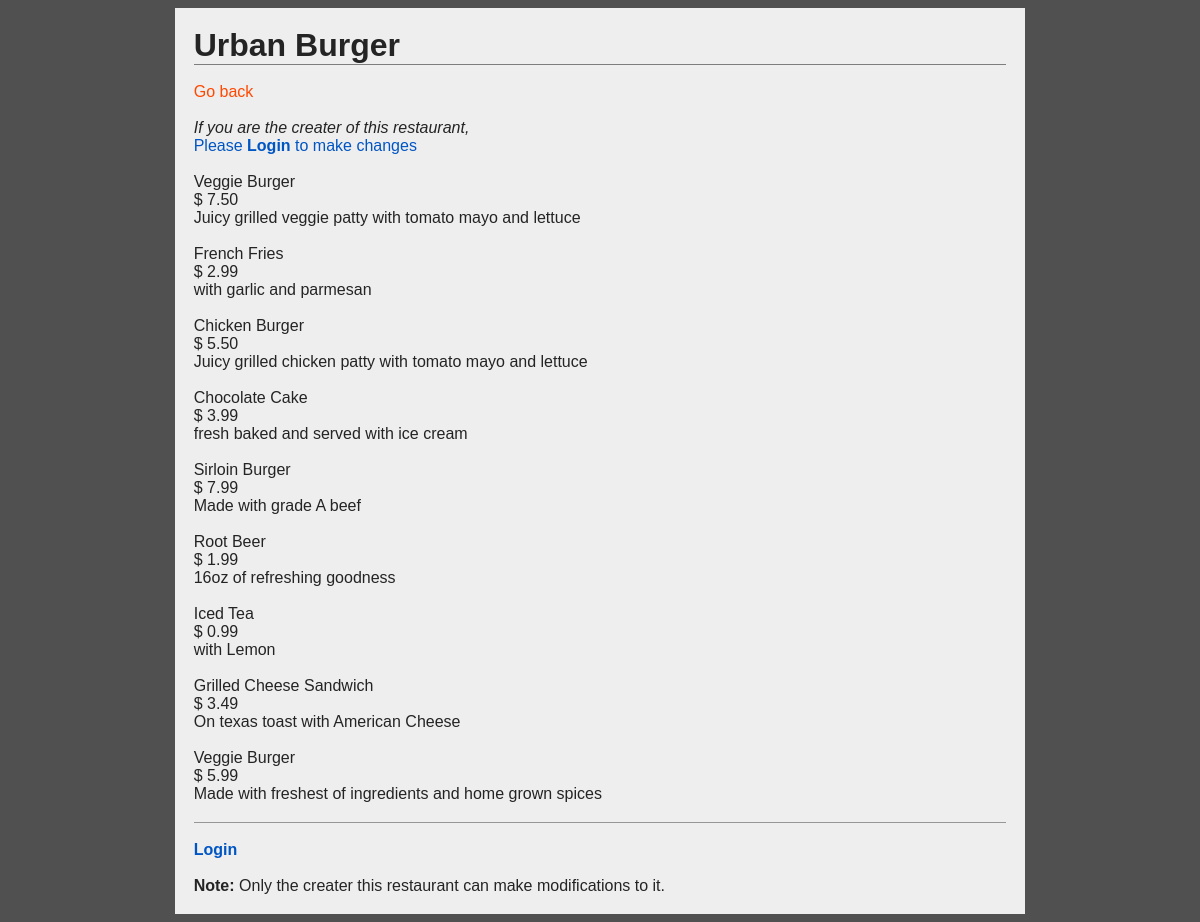
Page /restaurants/1/ on the committed database.
### database_setup.py (models this page shows, shortened)
class Restaurant(Base):
    __tablename__ = 'restaurant'
    id = Column(Integer, primary_key=True)
    name = Column(String(250), nullable=False)
    creater_id = Column(String(250), ForeignKey('user.id'))
    creater = relationship(User)

class MenuItem(Base):
    __tablename__ = 'menu_item'
    name = Column(String(80), nullable=False)
    id = Column(Integer, primary_key=True)
    description = Column(String(250))
    price = Column(String(8))
    course = Column(String(250))
    time_of_entry = Column(DateTime, default=datetime.datetime.utcnow)
    restaurant_id = Column(Integer, ForeignKey('restaurant.id'))
    restaurant = relationship(Restaurant)
    creater_id = Column(String(80), ForeignKey('user.id'))
    creater = relationship(User)

### flask_app.py (the view)
@app.route(res_path.format(res_id='<int:res_id>'), methods=['GET'])
def resPg(res_id):
    res = db_session.query(Restaurant).filter_by(id=res_id).one()
    if res:
        creater = getUser(res.creater_id)
        if creater:
            items = db_session.query(MenuItem).filter_by(restaurant_id=res.id)
            local_id = 0
            logged_in = False
            if 'username' in session:
                local_id = getLocalID(session['email'])
                logged_in = True
            return render_template(
                    'res.html',
                    res=res,
                    logged_in=logged_in,
                    creater_name=creater.name,
                    user_id=local_id,
                    items=items
                )
    return redirect(url_for('allResPg'))

### flask_app.py (called while the page is built)
@app.context_processor
def override_url_for():
    return dict(url_for=dated_url_for)

def dated_url_for(endpoint, **values):
    if endpoint == 'static':
        filename = values.get('filename', None)
        if filename:
            file_path = os.path.join(app.root_path,
                                     endpoint, filename)
            values['q'] = int(os.stat(file_path).st_mtime)
    return url_for(endpoint, **values)

def getUser(local_id):
    user = db_session.query(User).filter_by(id=local_id).one()
    return user

### templates/res.html (shortened to what this page needs)
<!DOCTYPE html>
  <head>
    <link
      rel=stylesheet
      type=text/css
      href="{{ url_for('static', filename='styles.css') }}">
  </head>
  <body>
    <main>
      <h1>{{res.name}}</h1>
      <br>
      <a href="{{url_for('allResPg')}}">Go back</a>
      <br>
      <br>
      {% if logged_in == False %}
      <p><i>If you are the creater of this restaurant,</i></p>
      <a class="edit-link" href="{{url_for('loginPg')}}">
        Please <b>Login</b> to make changes
      </a>
      <br>
      {% endif %}
      {% for item in items %}
      <br>
      <p>
        {{item.name}}
        <br>
        $ {{item.price}}
        <br>
        {{item.description}}
      </p>
      {% endfor %}
      <footer>
        <br>
        {% if logged_in == True %}
        <a class="edit-link" href="{{url_for('disconnectPg')}}">
          Logout
        </a>
        {% else %}
        <a class="edit-link" href="{{url_for('loginPg')}}">
          <b>Login</b>
        </a>
        {% endif %}
        <br>
        <br>
        <p>
          <b>Note:</b> Only the creater this restaurant can make
            modifications to it.
        </p>
      </footer>
    </main>
  </body>
</html>

### static/styles.css (style rules this page uses)
body { font-family: Calibri, Helvetica, sans-serif; background-color: #505050; display: grid; grid-template-columns: auto minmax(auto, 225mm) auto; }
h1, h3, h5, p, a, div, section, article, nav, footer, textarea { margin: 0; }
h1 { border-bottom: 0.4mm solid rgb(125, 125, 125); color: rgb(36, 36, 36); }
p { color: rgb(36, 36, 36); }
a { text-decoration: none; color: #ff4800; }
main { grid-column: 2/3; background-color: #eeeeee; padding: 5mm; }
.edit-link { color: #0055c4; }
footer { border-top: 0.4mm solid rgb(150, 150, 150); margin-top: 5mm; }

### rows in the picture
Restaurant: name "Urban Burger"
MenuItem: name "Veggie Burger", price "7.50", description "Juicy grilled veggie patty with tomato mayo and lettuce"
MenuItem: name "French Fries", price "2.99", description "with garlic and parmesan"
MenuItem: name "Chicken Burger", price "5.50", description "Juicy grilled chicken patty with tomato mayo and lettuce"
MenuItem: name "Chocolate Cake", price "3.99", description "fresh baked and served with ice cream"
MenuItem: name "Sirloin Burger", price "7.99", description "Made with grade A beef"
MenuItem: name "Root Beer", price "1.99", description "16oz of refreshing goodness"
MenuItem: name "Iced Tea", price "0.99", description "with Lemon"
MenuItem: name "Grilled Cheese Sandwich", price "3.49", description "On texas toast with American Cheese"
MenuItem: name "Veggie Burger", price "5.99", description "Made with freshest of ingredients and home grown spices"
